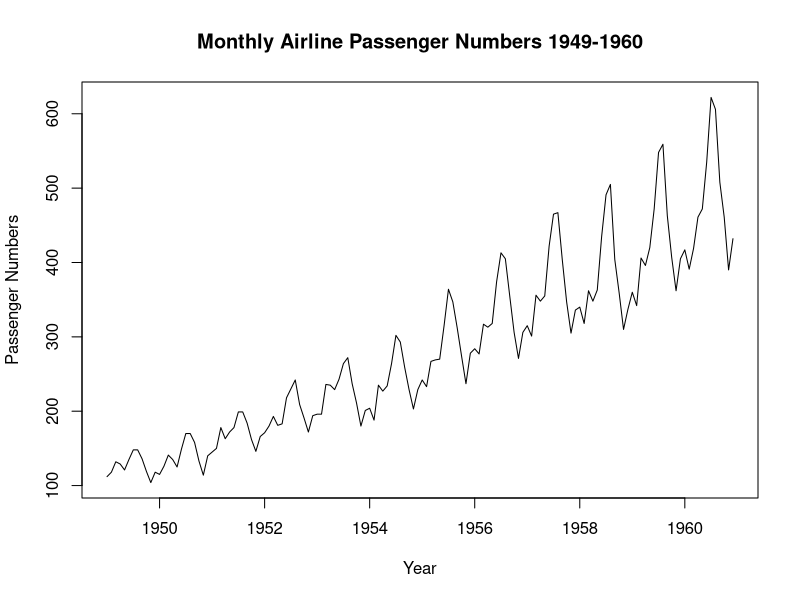
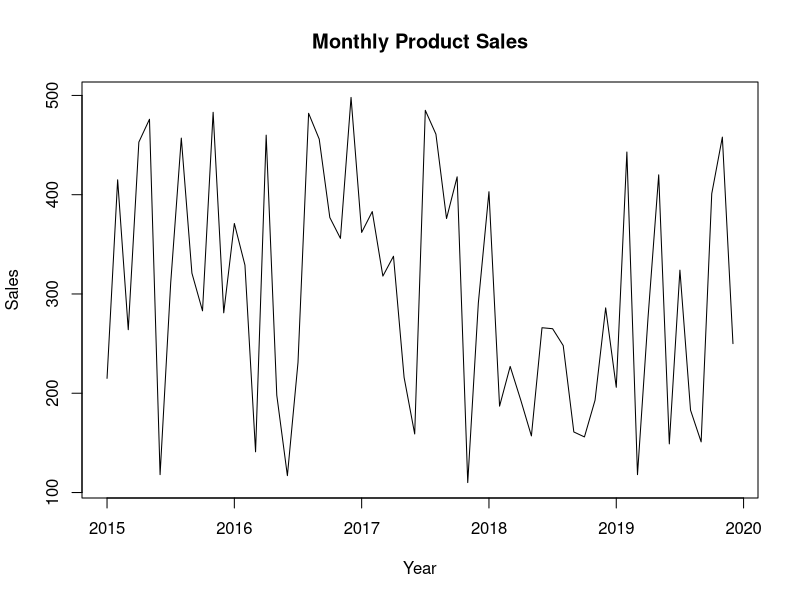
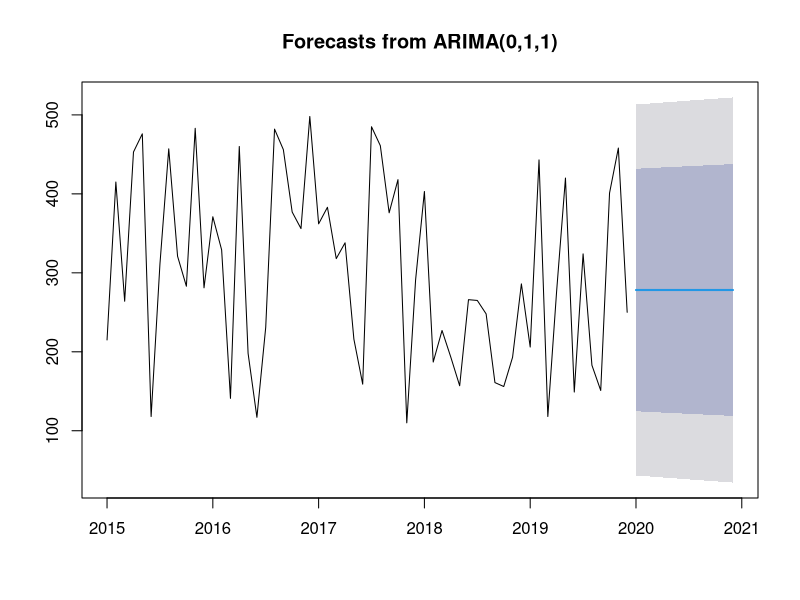

These charts were generated, in order, by the following R code:
## ---- chunk 1
knitr::opts_chunk$set(echo = FALSE)

list.of.packages <- c("forecast", "xts", "zoo")
new.packages <- list.of.packages[!(list.of.packages %in% installed.packages()[,"Package"])]
if(length(new.packages)) install.packages(new.packages)
## ---- chunk 2
library(forecast)
library(xts)
library(zoo)

# Load or simulate time series data
# For example, using AirPassengers dataset
data(AirPassengers)
## ---- chunk 3
plot(AirPassengers, main="Monthly Airline Passenger Numbers 1949-1960",
     ylab="Passenger Numbers", xlab="Year")
## ---- chunk 4
# Fitting an ARIMA model
fit <- auto.arima(AirPassengers)
summary(fit)
## ---- chunk 5
set.seed(123)
dates <- seq(as.Date("2015-01-01"), by = "month", length.out = 60)
sales <- round(runif(60, min=100, max=500), 0)

product_demand_data <- data.frame(Date = dates, Sales = sales)

# Converting to a time series object
product_demand_ts <- ts(product_demand_data$Sales, start=c(2015,1), frequency=12)

# Plotting the sales data
plot(product_demand_ts, main="Monthly Product Sales", xlab="Year", ylab="Sales")
## ---- chunk 6
# Fitting a time series model to the product demand data
demand_model <- auto.arima(product_demand_ts)
forecast_demand <- forecast(demand_model, h=12)
plot(forecast_demand)
